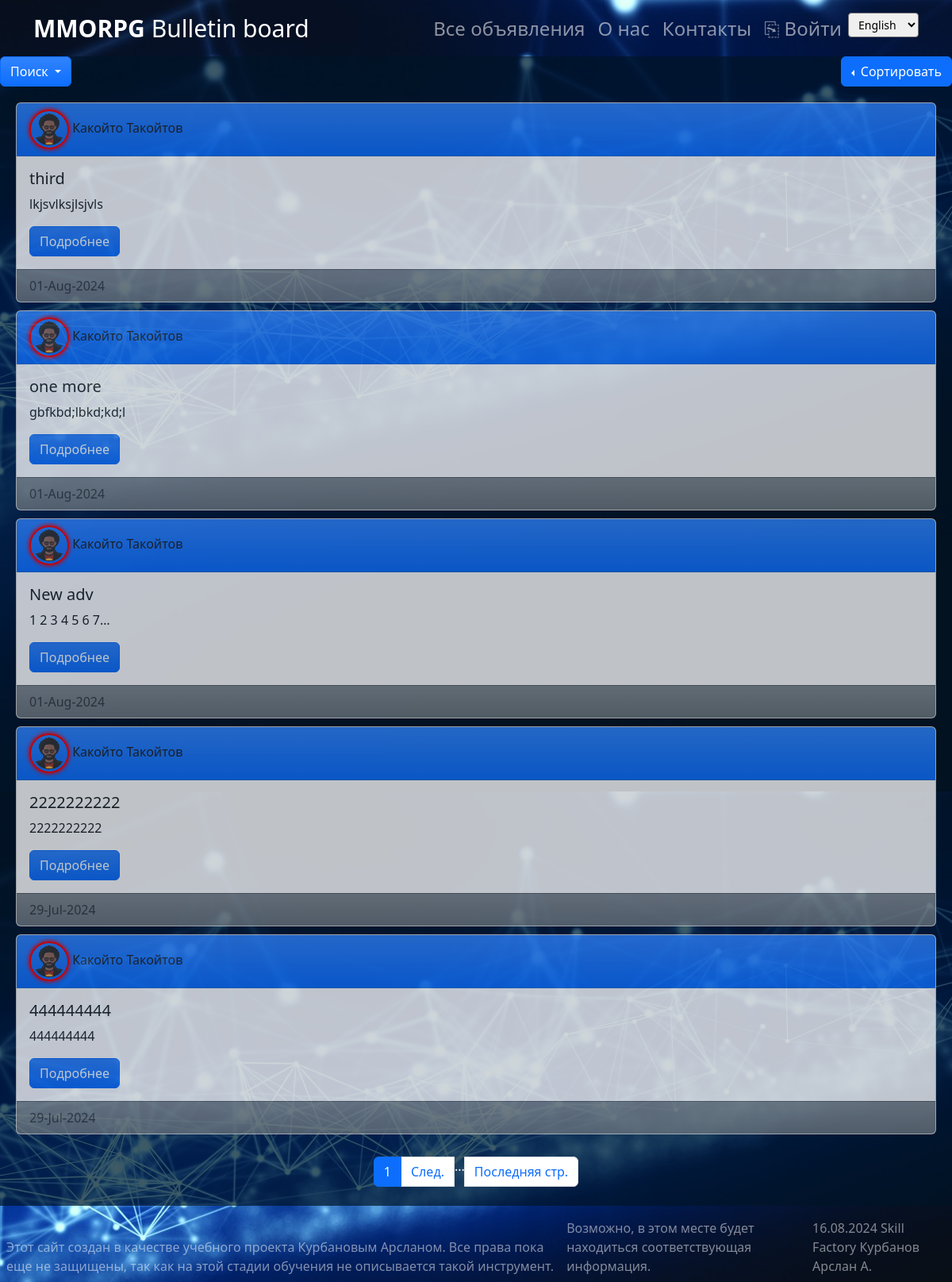
Screenshot of /user/2/advertisements with the database file from the repository.
### bboard/models.py (models this page shows, shortened)
class Advertisement(models.Model):
    user = models.ForeignKey(User, on_delete=models.CASCADE)
    title = models.CharField(max_length=64)
    text = models.TextField()
    content = RichTextUploadingField(blank=True, null=True)
    category = models.ForeignKey(Category, on_delete=models.CASCADE)
    dateCreation = models.DateTimeField(auto_now_add=True)

class User(AbstractUser):
    is_active = models.BooleanField(default=False)
    GENDER = (
        ('m', _('Мужской')),
        ('f', _('Женский')),
    )
    gender = models.CharField(max_length=1, choices=GENDER, default='')
    birthday = models.DateTimeField(null=True)
    avatar = models.CharField(max_length=20, default='default.svg')
    last_activity = models.DateTimeField(default=timezone.now)
    class Meta(AbstractUser.Meta):
        swappable = "AUTH_USER_MODEL"

### bboard/views.py (the view)
# urls.py: path('user/<int:user_id>/advertisements', UserAdvertisementListView.as_view(), name='user_advs'),
class UserAdvertisementListView(ListView):
    model = Advertisement
    filterset_class = AdvertisementFilter
    template_name = 'bboard/user-advs.html'
    context_object_name = 'advertisements'
    paginate_by = 5
    ordering = '-dateCreation'
    def get_queryset(self):
        queryset = super().get_queryset()
        queryset = queryset.filter(user=self.kwargs['user_id'])
        sort_by = self.request.GET.get('sort', 'dateCreation')
        if sort_by == 'date_ask':
            queryset = queryset.order_by('dateCreation')
        else:
            queryset = queryset.order_by('-dateCreation')
        self.filterset = AdvertisementFilter(self.request.GET, queryset)
        return self.filterset.qs
    def get_context_data(self, **kwargs):
        context = super().get_context_data(**kwargs)
        context['filterset'] = self.filterset
        context['filter'] = AdvertisementFilter(self.request.GET, queryset=self.get_queryset())
        return context

### bboard/templatetags/my_tags.py (called while the page is built)
@register.simple_tag(takes_context=True)
def url_replace(context, **kwargs):
    url_copy = context['request'].GET.copy()
    for key, word in kwargs.items():
        url_copy[key] = word
    return url_copy.urlencode()

@register.simple_tag(name='is_user_online')
def _is_user_online(user):
    if is_user_online(user):
        return '#0f0'
    return '#f00'

### bboard/utils.py (called while the page is built)
def is_user_online(user):
    if user.last_activity:
        return timezone.now() - user.last_activity < timedelta(minutes=5)
    return False

### templates/bboard/user-advs.html (shortened to what this page needs)
{% extends 'default.html' %}
{% load i18n %}
{% load static %}
{% load my_tags %}
{% block content %}
<div class="d-flex justify-content-between bd-highlight mb-2">
    <div class="dropdown">
        <button class="btn btn-primary dropdown-toggle bg-gradient" type="button" id="dropdownMenuButton" data-bs-toggle="dropdown" aria-expanded="false">
            {% trans "Поиск" %}
        </button>
    </div>
    <div class="btn-group dropstart">
        <button type="button" class="btn btn-primary dropdown-toggle" data-bs-toggle="dropdown" aria-expanded="false">
            {% trans "Сортировать" %}
        </button>
    </div>
</div>
{% if advertisements %}
    <div style="margin: 20px;">
    {% for adv in advertisements %}
        <div class="card opacity-75" style="margin-bottom: 10px;">
            <div class="card-header bg-primary bg-gradient">
                <img height="50px" src="{% static 'avatar/'|add:adv.user.avatar %}" alt="avatar" style="border: 2px solid {% is_user_online adv.user %}; border-radius: 25px; padding: 3px; box-shadow: 0px 0px 5px 1px {% is_user_online adv.user %};">
                {{ adv.user.first_name }}
                {{ adv.user.last_name }}
            </div>
            <div class="card-body">
                <h5 class="card-title">{{ adv.title }}</h5>
                <p class="card-text">{{ adv.text|truncatechars:20 }}</p>
                <a href="{% url 'adv_detail' pk=adv.id %}" class="btn btn-primary bg-gradient">{% trans "Подробнее" %}</a>
            </div>
            <div class="card-footer text-muted bg-secondary bg-gradient">
                {{ adv.dateCreation|date:"d-M-Y" }}
            </div>
        </div>
    {% endfor %}
    </div>
<div class="d-flex justify-content-center bd-highlight mb-2">
    {% include "bboard/paginator.html" %}
</div>
{% else %}
    <div class="alert alert-primary" role="alert">
        {% trans "Объявлений пока нет" %}
    </div>
{% endif %}
{% endblock content %}

### rows the page displays
Advertisement: user.avatar (picture), user.first_name "Какойто", user.last_name "Такойтов", title "third", text "lkjsvlksjlsjvls", dateCreation "01-Aug-2024"
Advertisement: user.avatar (picture), user.first_name "Какойто", user.last_name "Такойтов", title "one more", text "gbfkbd;lbkd;kd;l", dateCreation "01-Aug-2024"
Advertisement: user.avatar (picture), user.first_name "Какойто", user.last_name "Такойтов", title "New adv", text "1 2 3 4 5 6 7…", dateCreation "01-Aug-2024"
Advertisement: user.avatar (picture), user.first_name "Какойто", user.last_name "Такойтов", title "2222222222", text "2222222222", dateCreation "29-Jul-2024"
Advertisement: user.avatar (picture), user.first_name "Какойто", user.last_name "Такойтов", title "444444444", text "444444444", dateCreation "29-Jul-2024"

### other values shown
{{ page_obj.number }} "1"
form field language "English"
